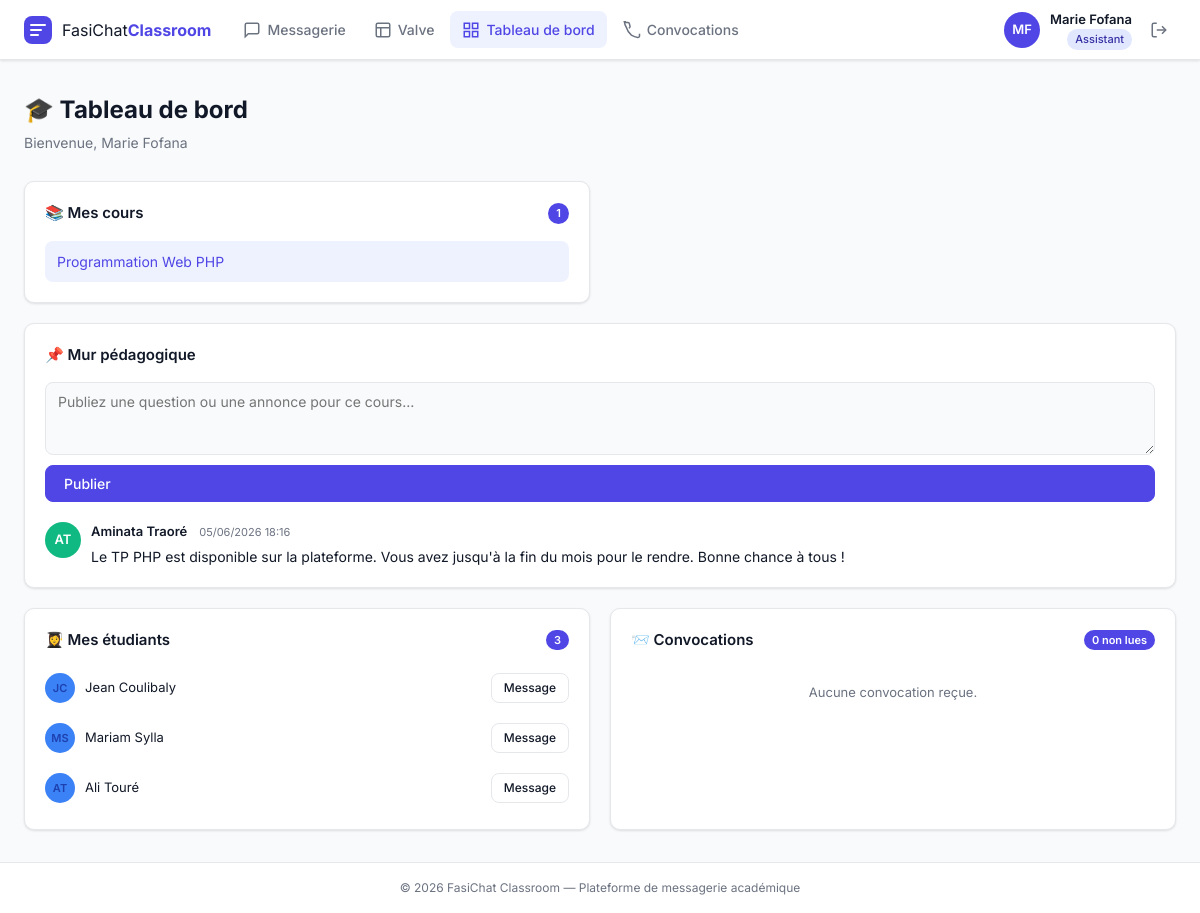
Screenshot of /dashboard (signed in) with the database file from the repository.
### tables this page shows
CREATE TABLE utilisateurs (
    id               INTEGER PRIMARY KEY AUTOINCREMENT,
    nom              TEXT    NOT NULL,
    prenom           TEXT    NOT NULL,
    email            TEXT    NOT NULL UNIQUE,
    mot_de_passe     TEXT    NOT NULL,
    role             TEXT    NOT NULL CHECK(role IN ('etudiant','enseignant','assistant','doyen','viceDoyen','apparitaire')),
    promotion_id     INTEGER REFERENCES promotions(id) ON DELETE SET NULL,
    avatar           TEXT    DEFAULT '',
    date_inscription TEXT    DEFAULT (datetime('now'))
);

CREATE TABLE cours (
    id           INTEGER PRIMARY KEY AUTOINCREMENT,
    titre        TEXT    NOT NULL,
    promotion_id INTEGER NOT NULL REFERENCES promotions(id) ON DELETE CASCADE
);

CREATE TABLE mur_pedagogique (
    id               INTEGER PRIMARY KEY AUTOINCREMENT,
    auteur_id        INTEGER NOT NULL REFERENCES utilisateurs(id) ON DELETE CASCADE,
    cours_id         INTEGER NOT NULL REFERENCES cours(id) ON DELETE CASCADE,
    contenu          TEXT    NOT NULL,
    date_publication TEXT    DEFAULT (datetime('now'))
);

### controllers/DashboardController.php (called while the page is built, shortened)
<?php
class DashboardController
{
    private BaseDeDonnees $db;
    public function __construct()
    {
        $this->db = BaseDeDonnees::getInstance();
    }
    public function enseignant(): void
    {
        $userData = SessionManager::getUser();
        $dbUser   = $this->db->query('SELECT * FROM utilisateurs WHERE id = ?', [$userData['id']])->fetch();
        $prof     = Utilisateur::factory($dbUser);
        $cours       = $prof->getCours();
        $etudiants   = $prof->getEtudiants();
        $convocations = Convocation::recuperer(['destinataire_id' => $userData['id']]);
        $mur         = new MurPedagogique();
        $coursId     = isset($_GET['cours_id']) ? (int)$_GET['cours_id'] : (isset($cours[0]) ? $cours[0]['id'] : 0);
        $publications = $coursId ? $mur->getPublications($coursId) : [];
        include __DIR__ . '/../views/dashboard.php';
    }
}

### classes/SessionManager.php (called while the page is built, shortened)
<?php
class SessionManager
{
    public static function estConnecte(): bool
    {
        return isset($_SESSION['user_id']) && $_SESSION['user_id'] > 0;
    }
    public static function getUserId(): int
    {
        return (int) ($_SESSION['user_id'] ?? 0);
    }
    public static function getUserRole(): string
    {
        return $_SESSION['user_role'] ?? '';
    }
    public static function getUser(): array
    {
        return [
            'id'         => self::getUserId(),
            'role'       => self::getUserRole(),
            'nom'        => $_SESSION['user_nom'] ?? '',
            'prenom'     => $_SESSION['user_prenom'] ?? '',
            'email'      => $_SESSION['user_email'] ?? '',
            'promotion_id' => $_SESSION['user_promo'] ?? null,
            'avatar'     => $_SESSION['user_avatar'] ?? '',
        ];
    }
}

### config/Database.php (called while the page is built, shortened)
<?php
class BaseDeDonnees
{
    private static ?BaseDeDonnees $instance = null;
    private PDO $pdo;
    private function __construct()
    {
        $driver = defined('DB_DRIVER') ? DB_DRIVER : 'sqlite';
        if ($driver === 'mysql') {
            $host = defined('DB_HOST') ? DB_HOST : '127.0.0.1';
            $port = defined('DB_PORT') ? DB_PORT : '3306';
            $dbname = defined('DB_NAME') ? DB_NAME : 'fasichat_classroom';
            $user = defined('DB_USER') ? DB_USER : 'root';
            $pass = defined('DB_PASS') ? DB_PASS : '';
            $dsn = "mysql:host={$host};port={$port};dbname={$dbname};charset=utf8mb4";
            $options = [
                PDO::ATTR_ERRMODE => PDO::ERRMODE_EXCEPTION,
                PDO::ATTR_DEFAULT_FETCH_MODE => PDO::FETCH_ASSOC,
                PDO::ATTR_EMULATE_PREPARES => false,
            ];
            $this->pdo = new PDO($dsn, $user, $pass, $options);
            $this->pdo->exec("SET NAMES utf8mb4 COLLATE utf8mb4_unicode_ci");
        } else {
            $dsn = 'sqlite:' . DB_PATH;
            $this->pdo = new PDO($dsn);
            $this->pdo->setAttribute(PDO::ATTR_ERRMODE, PDO::ERRMODE_EXCEPTION);
            $this->pdo->setAttribute(PDO::ATTR_DEFAULT_FETCH_MODE, PDO::FETCH_ASSOC);
            $this->pdo->exec('PRAGMA foreign_keys = ON;');
            $this->pdo->exec('PRAGMA journal_mode = WAL;');
        }
    }
    public static function getInstance(): self
    {
        if (self::$instance === null) {
            self::$instance = new self();
        }
        return self::$instance;
    }
    public function query(string $sql, array $params = []): PDOStatement
    {
        $stmt = $this->pdo->prepare($sql);
        $stmt->execute($params);
        return $stmt;
    }
}

### config/config.php (called while the page is built, shortened)
<?php
spl_autoload_register(function (string $class) {
    $dirs = [
        __DIR__ . '/../classes/',
        __DIR__ . '/../controllers/',
    ];
    foreach ($dirs as $dir) {
        $file = $dir . $class . '.php';
        if (file_exists($file)) {
            return;
        }
    }
});

### classes/Utilisateur.php (called while the page is built, shortened)
<?php
abstract class Utilisateur
{
    public function __construct(
        int    $id,
        string $nom,
        string $prenom,
        string $email,
        string $motDePasse,
        string $role,
        string $avatar = '',
        string $dateInscription = ''
    ) {
        $this->id              = $id;
    }
    public static function factory(array $data): self
    {
        $role = $data['role'] ?? '';
        $args = [
            (int) $data['id'],
            $data['nom'],
            $data['prenom'],
            $data['email'],
            $data['mot_de_passe'],
            $role,
            $data['avatar'] ?? '',
            $data['date_inscription'] ?? '',
        ];
        return match ($role) {
            'etudiant'    => new Etudiant(...$args, promotionId: (int) ($data['promotion_id'] ?? 0)),
            'enseignant'  => new Enseignant(...$args),
            'assistant'   => new Assistant(...$args),
            'doyen'       => new Doyen(...$args),
            'viceDoyen'   => new ViceDoyen(...$args),
            'apparitaire' => new Apparitaire(...$args),
            default       => throw new InvalidArgumentException("Rôle inconnu : $role"),
        };
    }
}

### classes/Enseignant.php (called while the page is built, shortened)
<?php
class Enseignant extends Utilisateur
{
    public function getCours(): array
    {
        $db   = BaseDeDonnees::getInstance();
        $stmt = $db->query(
            'SELECT c.* FROM cours c
             JOIN cours_enseignants ce ON c.id = ce.cours_id
             WHERE ce.enseignant_id = ?',
            [$this->id]
        );
        return $stmt->fetchAll();
    }
    public function getEtudiants(): array
    {
        $db   = BaseDeDonnees::getInstance();
        $stmt = $db->query(
            'SELECT DISTINCT u.* FROM utilisateurs u
             JOIN cours c ON u.promotion_id = c.promotion_id
             JOIN cours_enseignants ce ON c.id = ce.cours_id
             WHERE ce.enseignant_id = ? AND u.role = ?',
            [$this->id, 'etudiant']
        );
        return $stmt->fetchAll();
    }
}

### classes/MurPedagogique.php (called while the page is built, shortened)
<?php
class MurPedagogique
{
    public function getPublications(int $coursId): array
    {
        return BaseDeDonnees::getInstance()->query(
            'SELECT m.*, u.nom AS auteur_nom, u.prenom AS auteur_prenom, u.role AS auteur_role, u.avatar
             FROM mur_pedagogique m
             JOIN utilisateurs u ON m.auteur_id = u.id
             WHERE m.cours_id = ?
             ORDER BY m.date_publication DESC',
            [$coursId]
        )->fetchAll();
    }
}

### classes/Convocation.php (called while the page is built, shortened)
<?php
class Convocation extends Message
{
    public static function recuperer(array $filtres = []): array
    {
        $db          = BaseDeDonnees::getInstance();
        $userId      = $filtres['destinataire_id'] ?? 0;
        return $db->query(
            'SELECT c.*, cd.lu,
                    u.nom AS exp_nom, u.prenom AS exp_prenom, u.role AS exp_role
             FROM convocations c
             JOIN convocation_destinataires cd ON c.id = cd.convocation_id
             JOIN utilisateurs u ON c.expediteur_id = u.id
             WHERE cd.destinataire_id = ?
             ORDER BY c.date_envoi DESC',
            [$userId]
        )->fetchAll();
    }
}

### views/dashboard.php (the view, shortened to what this page needs)
<?php include __DIR__ . '/layout/header.php'; ?>
<div class="page-container">
    <div class="page-header">
        <div>
            <h1>🎓 Tableau de bord</h1>
            <p>Bienvenue, <?= htmlspecialchars($userData['prenom'] . ' ' . $userData['nom'], ENT_QUOTES, 'UTF-8') ?></p>
        </div>
    </div>
    <div class="dashboard-grid">
        <div class="dashboard-card">
            <div class="card-header">
                <h2>📚 Mes cours</h2>
                <span class="badge"><?= count($cours) ?></span>
            </div>
            <?php if (empty($cours)): ?>
            <p class="empty-text">Aucun cours affecté.</p>
            <?php else: ?>
            <ul class="cours-list">
                <?php foreach ($cours as $c): ?>
                <li>
                    <a href="<?= BASE_PATH ?>/dashboard?cours_id=<?= $c['id'] ?>" class="cours-item <?= $coursId === (int)$c['id'] ? 'active' : '' ?>">
                        <span><?= htmlspecialchars($c['titre'], ENT_QUOTES, 'UTF-8') ?></span>
                    </a>
                </li>
                <?php endforeach; ?>
            </ul>
            <?php endif; ?>
        </div>
        <?php if ($coursId): ?>
        <div class="dashboard-card span-2">
            <div class="card-header">
                <h2>📌 Mur pédagogique</h2>
            </div>
            <form method="POST" class="mur-form">
                <div class="form-group">
                    <textarea name="contenu" rows="3" placeholder="Publiez une question ou une annonce pour ce cours…" required></textarea>
                </div>
                <button type="submit" class="btn btn-primary">Publier</button>
            </form>
            <div class="publications-list">
                <?php if (empty($publications)): ?>
                <p class="empty-text">Aucune publication sur ce mur.</p>
                <?php else: ?>
                <?php foreach ($publications as $pub): ?>
                <div class="publication-item">
                    <div class="pub-avatar role-<?= $pub['auteur_role'] ?>">
                        <?= strtoupper(substr($pub['auteur_prenom'], 0, 1) . substr($pub['auteur_nom'], 0, 1)) ?>
                    </div>
                    <div class="pub-body">
                        <div class="pub-header">
                            <span class="pub-author"><?= htmlspecialchars($pub['auteur_prenom'] . ' ' . $pub['auteur_nom'], ENT_QUOTES, 'UTF-8') ?></span>
                            <span class="pub-date"><?= date('d/m/Y H:i', strtotime($pub['date_publication'])) ?></span>
                        </div>
                        <p><?= nl2br(htmlspecialchars($pub['contenu'], ENT_QUOTES, 'UTF-8')) ?></p>
                    </div>
                </div>
                <?php endforeach; ?>
                <?php endif; ?>
            </div>
        </div>
        <?php endif; ?>
        <div class="dashboard-card">
            <div class="card-header">
                <h2>👩‍🎓 Mes étudiants</h2>
                <span class="badge"><?= count($etudiants) ?></span>
            </div>
            <?php if (empty($etudiants)): ?>
            <p class="empty-text">Aucun étudiant affilié.</p>
            <?php else: ?>
            <ul class="etudiants-list">
                <?php foreach ($etudiants as $etu): ?>
                <li class="etudiant-item">
                    <div class="msg-avatar-small role-etudiant">
                        <?= strtoupper(substr($etu['prenom'], 0, 1) . substr($etu['nom'], 0, 1)) ?>
                    </div>
                    <span><?= htmlspecialchars($etu['prenom'] . ' ' . $etu['nom'], ENT_QUOTES, 'UTF-8') ?></span>
                    <a href="<?= BASE_PATH ?>/chat?avec=<?= $etu['id'] ?>" class="btn btn-sm btn-secondary">Message</a>
                </li>
                <?php endforeach; ?>
            </ul>
            <?php endif; ?>
        </div>
        <div class="dashboard-card">
            <div class="card-header">
                <h2>📨 Convocations</h2>
                <span class="badge"><?= count(array_filter($convocations, fn($c) => !$c['lu'])) ?> non lues</span>
            </div>
            <?php if (empty($convocations)): ?>
            <p class="empty-text">Aucune convocation reçue.</p>
            <?php endif; ?>
        </div>
    </div>
</div>
<?php include __DIR__ . '/layout/footer.php'; ?>

### views/layout/header.php (shortened to what this page needs)
<!DOCTYPE html>
<html lang="fr">
<head>
    <link rel="stylesheet" href="<?= BASE_PATH ?>/public/css/style.css">
</head>
<body>
<?php if (SessionManager::estConnecte()): ?>
<?php $currentUser = SessionManager::getUser(); ?>
<nav class="navbar">
    <div class="navbar-brand">
        <svg width="28" height="28" viewBox="0 0 28 28" fill="none" xmlns="http://www.w3.org/2000/svg">
            <rect width="28" height="28" rx="8" fill="#4F46E5"/>
            <path d="M7 9h14M7 14h10M7 19h7" stroke="white" stroke-width="2" stroke-linecap="round"/>
        </svg>
        <span>FasiChat<strong>Classroom</strong></span>
    </div>
    <ul class="navbar-nav">
        <li><a href="<?= BASE_PATH ?>/chat" class="<?= str_starts_with($_SERVER['REQUEST_URI'], BASE_PATH . '/chat') ? 'active' : '' ?>">
            <svg width="18" height="18" fill="none" stroke="currentColor" stroke-width="2" viewBox="0 0 24 24"><path d="M21 15a2 2 0 0 1-2 2H7l-4 4V5a2 2 0 0 1 2-2h14a2 2 0 0 1 2 2z"/></svg>
            Messagerie
        </a></li>
        <li><a href="<?= BASE_PATH ?>/valve" class="<?= str_starts_with($_SERVER['REQUEST_URI'], BASE_PATH . '/valve') ? 'active' : '' ?>">
            <svg width="18" height="18" fill="none" stroke="currentColor" stroke-width="2" viewBox="0 0 24 24"><rect x="3" y="3" width="18" height="18" rx="2"/><path d="M3 9h18M9 21V9"/></svg>
            Valve
        </a></li>
        <?php if (in_array($currentUser['role'], ['enseignant', 'assistant'], true)): ?>
        <li><a href="<?= BASE_PATH ?>/dashboard" class="<?= str_starts_with($_SERVER['REQUEST_URI'], BASE_PATH . '/dashboard') ? 'active' : '' ?>">
            <svg width="18" height="18" fill="none" stroke="currentColor" stroke-width="2" viewBox="0 0 24 24"><rect x="3" y="3" width="7" height="7"/><rect x="14" y="3" width="7" height="7"/><rect x="3" y="14" width="7" height="7"/><rect x="14" y="14" width="7" height="7"/></svg>
            Tableau de bord
        </a></li>
        <li><a href="<?= BASE_PATH ?>/convocations" class="<?= str_starts_with($_SERVER['REQUEST_URI'], BASE_PATH . '/convocations') ? 'active' : '' ?>">
            <svg width="18" height="18" fill="none" stroke="currentColor" stroke-width="2" viewBox="0 0 24 24"><path d="M22 16.92v3a2 2 0 0 1-2.18 2 19.79 19.79 0 0 1-8.63-3.07A19.5 19.5 0 0 1 4.69 9a19.79 19.79 0 0 1-3.07-8.67A2 2 0 0 1 3.6 2h3a2 2 0 0 1 2 1.72c.127.96.361 1.903.7 2.81a2 2 0 0 1-.45 2.11L8.09 9.91"/></svg>
            Convocations
        </a></li>
        <?php endif; ?>
    </ul>
    <div class="navbar-user">
        <div class="user-avatar"><?= strtoupper(substr($currentUser['prenom'], 0, 1) . substr($currentUser['nom'], 0, 1)) ?></div>
        <div class="user-info">
            <span class="user-name"><?= htmlspecialchars($currentUser['prenom'] . ' ' . $currentUser['nom'], ENT_QUOTES, 'UTF-8') ?></span>
            <span class="role-badge role-<?= $currentUser['role'] ?>"><?= ROLES[$currentUser['role']] ?? $currentUser['role'] ?></span>
        </div>
        <a href="<?= BASE_PATH ?>/logout" class="btn-logout" title="Se déconnecter">
            <svg width="18" height="18" fill="none" stroke="currentColor" stroke-width="2" viewBox="0 0 24 24"><path d="M9 21H5a2 2 0 0 1-2-2V5a2 2 0 0 1 2-2h4"/><polyline points="16 17 21 12 16 7"/><line x1="21" y1="12" x2="9" y2="12"/></svg>
        </a>
    </div>
</nav>
<?php endif; ?>
<main class="main-content">

### rows the page displays
utilisateurs: prenom+nom "MF", prenom+nom "Marie Fofana", role "Assistant"
cours: titre "Programmation Web PHP"
mur_pedagogique: auteur.nom "AT", auteur.nom "Aminata Traoré", date_publication "05/06/2026 18:16", contenu "Le TP PHP est disponible sur la plateforme. Vous avez jusqu'à la fin du mois pour le rendre. Bonne chance à tous !"
utilisateurs: prenom+nom "JC", prenom+nom "Jean Coulibaly"
utilisateurs: prenom+nom "MS", prenom+nom "Mariam Sylla"
utilisateurs: prenom+nom "AT", prenom+nom "Ali Touré"

### other values shown
count($cours) "1"
count($etudiants) "3"
count(array_filter($convocations, fn($c) => !$c['lu'])) "0"
